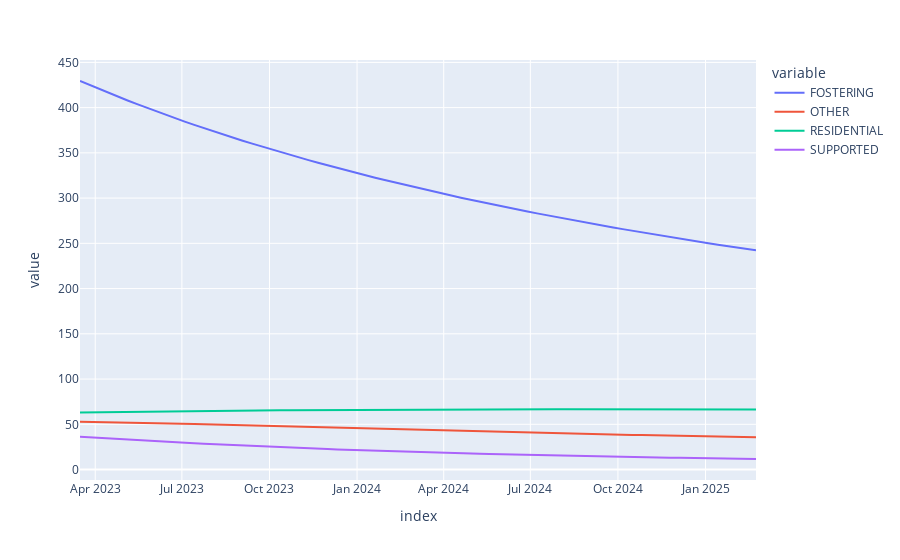

Notebook source saved alongside this figure:
### Markdown cell above
We can do the same for just the transition rates

### Code cell
predictor = ModelPredictor(population=stock, transition_rates=transition_rates)
forecast = predictor.predict(steps=72, step_days=10)
forecast.columns = pd.MultiIndex.from_tuples(forecast.columns)
forecast = forecast.fillna(0).groupby(level=1, axis=1).sum()

fig = forecast.plot()
fig.show()
